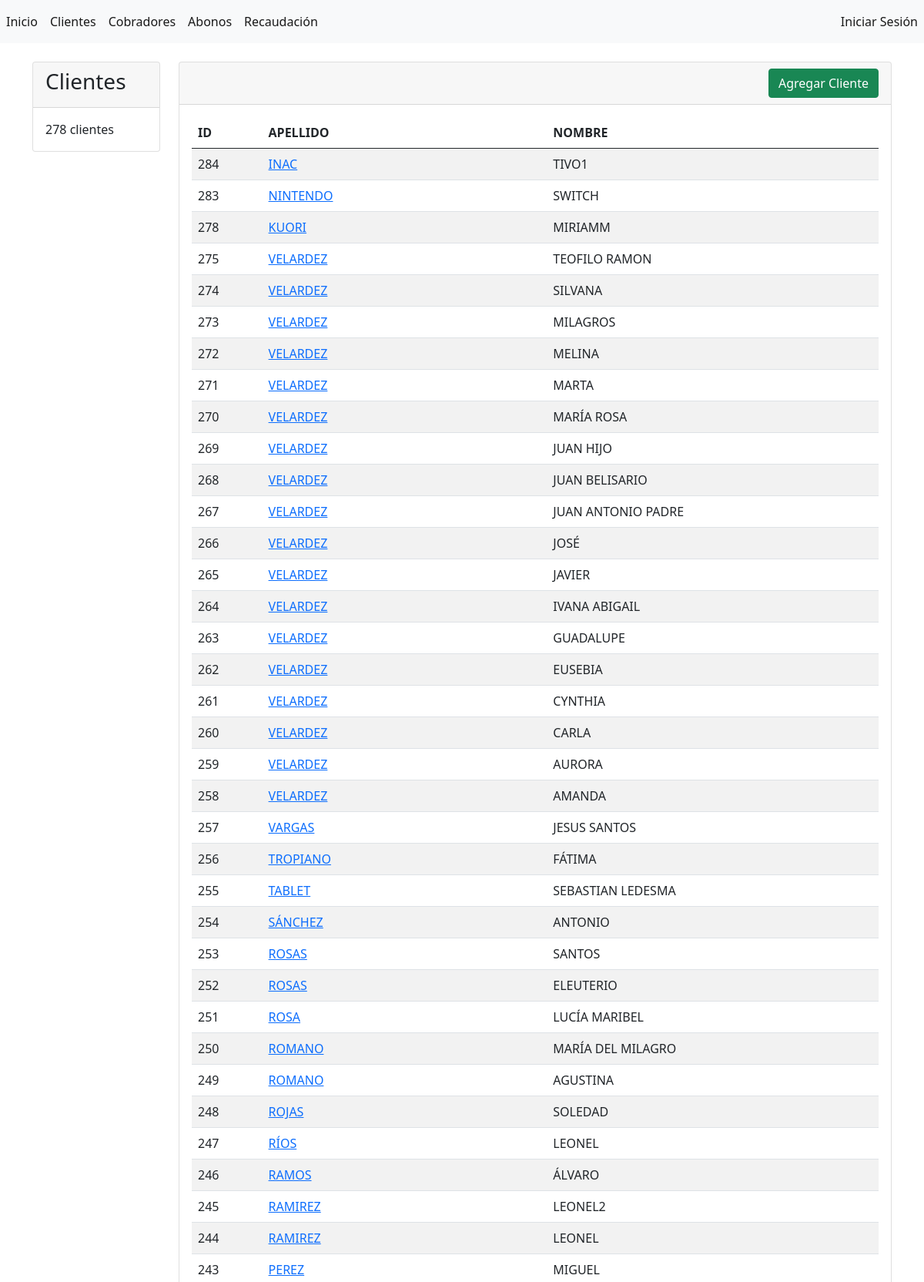
/clientes/ (upper part), run on the app's committed database.
### abonos/models.py (models this page shows, shortened)
class Cliente(models.Model):
    apellido = models.CharField(max_length=45, verbose_name="apellido")
    nombre = models.CharField(max_length=45, verbose_name="nombre")
    activo = models.BooleanField(default=True, verbose_name="activo")
    creado = models.DateTimeField(auto_now_add=True)
    modificado = models.DateTimeField(auto_now=True)
    class Meta:
        verbose_name = "Cliente"
        verbose_name_plural = "Clientes"
        ordering = ['modificado', 'creado']

### abonos/views.py (the view)
# urls.py: path('clientes/', views.clientes, name='clientes'),
def clientes(request):
    clientes = Cliente.objects.all().order_by('-creado')
    clientes_cuenta = clientes.count()
    context = {
        'clientes': clientes,
        'clientes_cuenta': clientes_cuenta
    }
    return render(request, 'clientes/index.html', context)

### abonos/templates/clientes/index.html (shortened to what this page needs)
{% extends "base.html" %}
{% block sidebar %}
<div class="card">
    <div class="card-header">
        <h3>Clientes</h3>
    </div>
    <div class="card-body">
        <p class="card-text">{{ clientes_cuenta }} clientes</p>
    </div>
</div>
{% endblock %}
{% block contenido %}
<div class="card">
    <div class="card-header d-flex justify-content-end">
        <a name="" id="" class="btn btn-success" href="{% url 'agregar_cliente' %}" role="button">Agregar Cliente</a>
    </div>
    <div class="card-body">
        <table class="table table-striped table-hover">
            <thead>
                <tr>
                    <th>ID</th>
                    <th>APELLIDO</th>
                    <th>NOMBRE</th>
                </tr>
            </thead>
            <tbody>
                {% for cliente in clientes %}
                <tr>
                    <td>{{ cliente.id }}</td>
                    <td><a href="{% url 'abonos' %}?query_cliente={{cliente.id}}">{{ cliente.apellido }}</a></td>
                    <td>{{ cliente.nombre }}</td>
                </tr>
                {% endfor %}
            </tbody>
        </table>
    </div>
</div>
{% endblock %}

### data on the page
Cliente: id "284", apellido "INAC", nombre "TIVO1"
Cliente: id "283", apellido "NINTENDO", nombre "SWITCH"
Cliente: id "278", apellido "KUORI", nombre "MIRIAMM"
Cliente: id "275", apellido "VELARDEZ", nombre "TEOFILO RAMON"
Cliente: id "274", apellido "VELARDEZ", nombre "SILVANA"
Cliente: id "273", apellido "VELARDEZ", nombre "MILAGROS"
Cliente: id "272", apellido "VELARDEZ", nombre "MELINA"
Cliente: id "271", apellido "VELARDEZ", nombre "MARTA"
Cliente: id "270", apellido "VELARDEZ", nombre "MARÍA ROSA"
Cliente: id "269", apellido "VELARDEZ", nombre "JUAN HIJO"
Cliente: id "268", apellido "VELARDEZ", nombre "JUAN BELISARIO"
Cliente: id "267", apellido "VELARDEZ", nombre "JUAN ANTONIO PADRE"
Cliente: id "266", apellido "VELARDEZ", nombre "JOSÉ"
Cliente: id "265", apellido "VELARDEZ", nombre "JAVIER"
Cliente: id "264", apellido "VELARDEZ", nombre "IVANA ABIGAIL"
Cliente: id "263", apellido "VELARDEZ", nombre "GUADALUPE"
Cliente: id "262", apellido "VELARDEZ", nombre "EUSEBIA"
Cliente: id "261", apellido "VELARDEZ", nombre "CYNTHIA"
Cliente: id "260", apellido "VELARDEZ", nombre "CARLA"
Cliente: id "259", apellido "VELARDEZ", nombre "AURORA"
Cliente: id "258", apellido "VELARDEZ", nombre "AMANDA"
Cliente: id "257", apellido "VARGAS", nombre "JESUS SANTOS"
Cliente: id "256", apellido "TROPIANO", nombre "FÁTIMA"
Cliente: id "255", apellido "TABLET", nombre "SEBASTIAN LEDESMA"
Cliente: id "254", apellido "SÁNCHEZ", nombre "ANTONIO"
Cliente: id "253", apellido "ROSAS", nombre "SANTOS"
Cliente: id "252", apellido "ROSAS", nombre "ELEUTERIO"
Cliente: id "251", apellido "ROSA", nombre "LUCÍA MARIBEL"
Cliente: id "250", apellido "ROMANO", nombre "MARÍA DEL MILAGRO"
Cliente: id "249", apellido "ROMANO", nombre "AGUSTINA"
Cliente: id "248", apellido "ROJAS", nombre "SOLEDAD"
Cliente: id "247", apellido "RÍOS", nombre "LEONEL"
Cliente: id "246", apellido "RAMOS", nombre "ÁLVARO"
Cliente: id "245", apellido "RAMIREZ", nombre "LEONEL2"
Cliente: id "244", apellido "RAMIREZ", nombre "LEONEL"
Cliente: id "243", apellido "PEREZ", nombre "MIGUEL"

### other printed values
{{ clientes_cuenta }} "278"
